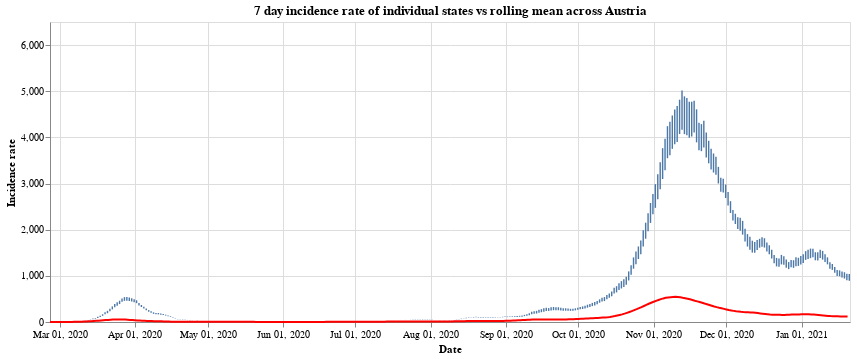

Notebook source saved alongside this figure:
### Markdown cell above
Finally we have the

### Code cell
#collapse
states = at_data['Bundesland'].unique()
states.sort()

selection = alt.selection_single(
    name='Select',
    fields=['Bundesland'],
    init={'Bundesland': 'Vorarlberg'},
    bind={'Bundesland': alt.binding_select(options=states)}
)

# scatter plot, modify opacity based on selection
bars = alt.Chart(at_data).mark_bar().add_selection(
    selection
).encode(
    x=alt.X("yearmonthdate(Time):T", axis=alt.Axis(title='Date')),
    y=alt.Y("SiebenTageInzidenzFaelle:Q", axis=alt.Axis(title='Incidence rate')),
    tooltip='SiebenTageInzidenzFaelle:Q',
    opacity=alt.condition(selection, alt.value(1), alt.value(0))
).properties(title=f'7 day incidence rate of individual states vs rolling mean across Austria', width=800)

line = alt.Chart(all_austria).mark_line(
    color='red',
    size=2,
).transform_window(
    rolling_mean='mean(SiebenTageInzidenzFaelle)',
    frame=[0, 7]
).encode(
    x='yearmonthdate(Time):T',
    y='rolling_mean:Q'
)

alt.layer(bars, line)

### Figure 1 — Vega-Lite specification as saved in the notebook (floating-point values rounded to 4 significant figures; data arrays with more than 128 entries replaced by an {"elided": "..."} marker saying what was removed)
{"config": {"view": {"continuousWidth": 400, "continuousHeight": 300}}, "layer": [{"data": {"name": "data-649e08ffe3f074f01dfd472a583c41ce"}, "mark": "bar", "encoding": {"opacity": {"condition": {"value": 1, "selection": "Select"}, "value": 0}, "tooltip": {"type": "quantitative", "field": "SiebenTageInzidenzFaelle"}, "x": {"type": "temporal", "axis": {"title": "Date"}, "field": "Time", "timeUnit": "yearmonthdate"}, "y": {"type": "quantitative", "axis": {"title": "Incidence rate"}, "field": "SiebenTageInzidenzFaelle"}}, "selection": {"Select": {"type": "single", "fields": ["Bundesland"], "init": {"Bundesland": "Vorarlberg"}, "bind": {"Bundesland": {"input": "select", "options": ["Burgenland", "Kärnten", "Niederösterreich", "Oberösterreich", "Salzburg", "Steiermark", "Tirol", "Vorarlberg", "Wien", "Österreich"]}}}}, "title": "7 day incidence rate of individual states vs rolling mean across Austria", "width": 800}, {"data": {"name": "data-8d90f39392057ec6692b57e260849a5a"}, "mark": {"type": "line", "color": "red", "size": 2}, "encoding": {"x": {"type": "temporal", "field": "Time", "timeUnit": "yearmonthdate"}, "y": {"type": "quantitative", "field": "rolling_mean"}}, "transform": [{"window": [{"op": "mean", "field": "SiebenTageInzidenzFaelle", "as": "rolling_mean"}], "frame": [0, 7]}]}], "$schema": "https://vega.github.io/schema/vega-lite/v4.8.1.json", "datasets": {"data-649e08ffe3f074f01dfd472a583c41ce": {"elided": "3300 records"}, "data-8d90f39392057ec6692b57e260849a5a": {"elided": "330 records"}}}
